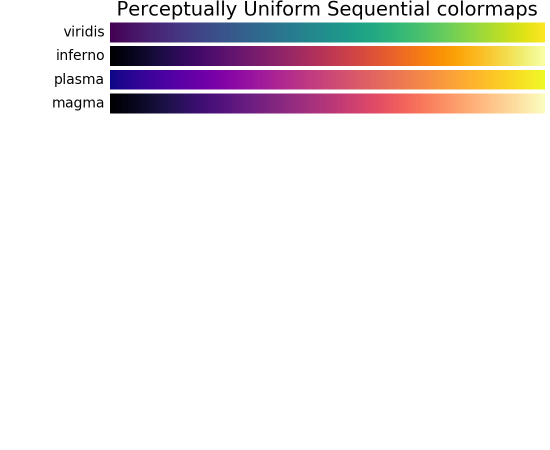
#> input picture H3/vistool/colormaps_reference_00.hires.png, 1100 x 900 px (shown at 1/2 size); its folder holds 4 pictures in this run
$ python ccs_auto_montage_pic.py -l colormaps_reference_00.hires.png -r colormaps_reference_01.hires.png
#> lines starting #> are read from the running program, lines starting #| are printed output that depends on the picture
#!/usr/bin/env python
# -*- coding: utf-8 -*-


"""
Created on Thu May 10 15:53:39 2018
@author: Yinshan Wang
"""

# Import required modules
from __future__ import print_function
#from skimage import io    #pip install scikit-image
from PIL import Image as im
import numpy as np
import os
import os.path as op
import cv2
import argparse

## basic functions
def find_pixchange(array):
    loc = []
    for i in range(array.shape[0]-1):
        a = array[i]
        b = array[i+1]
        if a!=b:
            loc.append(i)
    return loc

def find_loc(fname,hemi='lh'):
#> called with fname = 'colormaps_reference_00.hires.png', hemi = 'lh'
    img = cv2.imread(fname,0)
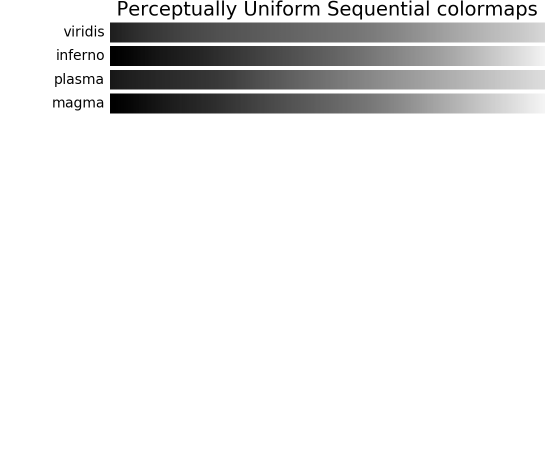
#> img: shape (900, 1100) (shown at 1/2 size); min 0, max 255, mean 232.6
    img = img/255
    loc={'lateral':[0,0,0,0],'medial':[0,0,0,0],'anterior':[0,0,0,0],'posterior':[0,0,0,0],'colormap':[0,0,0,0],'dorsal':[0,0,0,0],
            'ventral':[0,0,0,0]}
    #locate colorbar
    y_cmp = img.sum(axis=1)
#> y_cmp = 900 values, max 1100 at index 0, min 529.1 at index 105, mean 1003.3
    y_bin = np.where(y_cmp==img.shape[1],0,1)
#> y_bin = 900 values, max 1 at index 1, min 0 at index 0, mean 0.219
    y_cp=find_pixchange(y_bin)
#> the loop in find_pixchange, `for i in range(array.shape[0]-1):` made 899 passes
#> (a, b) on passes 1 to 3: (0, 1), (1, 1), (1, 1)
#> after the loop in find_pixchange, `for i in range(array.shape[0]-1):`: loc = [0, 38, 44, 84, 91, 131, 139, 178, 186, 226]
#> y_cp = [0, 38, 44, 84, 91, 131, 139, 178, 186, 226]
    img_nocm,img_cm = img[:y_cp[2],:],img[y_cp[2]:y_cp[-1],:]
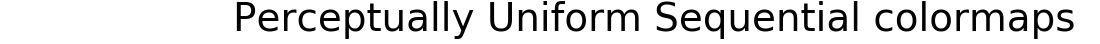
#> img_nocm: shape (44, 1100) float64; min 0.00392, max 1, mean 0.864
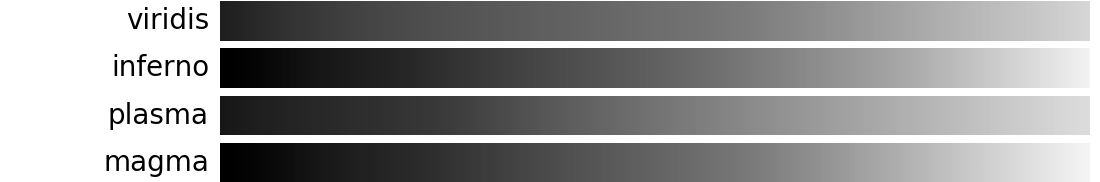
#> img_cm: shape (182, 1100) float64; min 0, max 1, mean 0.601
    #assign know labels to loc
    loc['dorsal'][1]=y_cp[0]
    loc['ventral'][3]=y_cp[1]
    loc['colormap'][1]=y_cp[-4]
    loc['colormap'][3]=y_cp[-1]
    #draw colormap
    x_cmp_cm = img_cm.sum(axis=0)
#> x_cmp_cm = 1100 values, max 182 at index 0, min 32.07 at index 220, mean 109.3
    x_cm_bin = np.where(x_cmp_cm==img_cm.shape[0],0,1)
#> x_cm_bin = 1100 values, max 1 at index 106, min 0 at index 0, mean 0.883
    cm_x_cp = find_pixchange(x_cm_bin)
#> the loop in find_pixchange (call 2), `for i in range(array.shape[0]-1):` made 1099 passes
#> (a, b) on passes 1 to 3: (0, 0), (0, 0), (0, 0)
#> cm_x_cp = [105, 162, 163, 207, 219, 1089]
    loc['colormap'][0]=cm_x_cp[0]
    loc['colormap'][2]=cm_x_cp[1]
    #draw x border of different views
    x_cmp_img = img_nocm.sum(axis=0)
#> x_cmp_img = 1100 values, max 44 at index 0, min 14.12 at index 434, mean 38.02
    x_img_bin = np.where(x_cmp_img==img_nocm.shape[0],0,1)
#> x_img_bin = 1100 values, max 1 at index 236, min 0 at index 0, mean 0.587
    img_x_cp = find_pixchange(x_img_bin)
#> img_x_cp = 74 values from 235 to 1073
    #cut lm view
    img_lm = img_nocm[:,:img_x_cp[2]]
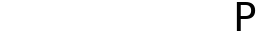
#> img_lm: shape (44, 257) float64; min 0.00392, max 1, mean 0.98
    y_cmp_lm = img_lm.sum(axis=1)
#> y_cmp_lm = 44 values, max 257 at index 0, min 241 at index 16, mean 251.9
    y_lm_bin = np.where(y_cmp_lm==img_lm.shape[1],0,1)
#> y_lm_bin = 44 values, max 1 at index 2, min 0 at index 0, mean 0.659
    img_lm_cp = find_pixchange(y_lm_bin)
#> img_lm_cp = [1, 30]
    if hemi=='lh':
        loc['lateral']=[img_x_cp[0]-1,img_lm_cp[0]-1,img_x_cp[1]+2,img_lm_cp[1]+8]
#> (the run stopped early here; a loop or call above may not have finished)

$ run again, on H3/vistool/colormaps_reference_04.hires.png
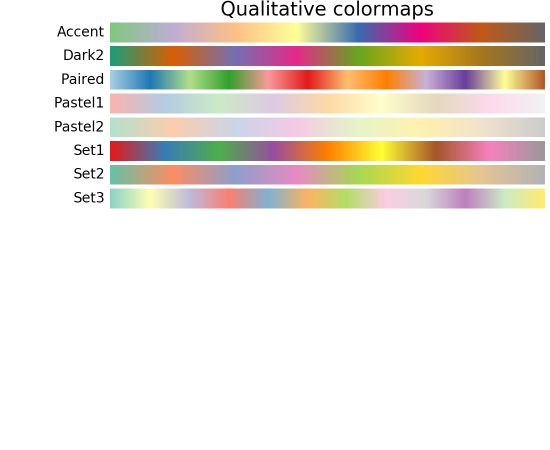
#> input picture H3/vistool/colormaps_reference_04.hires.png, 1100 x 900 px (shown at 1/2 size)
#> y_cmp = 900 values, max 1100 at index 0, min 610.8 at index 118, mean 993.4
#> y_bin = 900 values, max 1 at index 1, min 0 at index 0, mean 0.394
#> the loop in find_pixchange, `for i in range(array.shape[0]-1):` made 899 passes
#> (a, b) on passes 1 to 3: (0, 1), (1, 1), (1, 1)
#> after the loop in find_pixchange, `for i in range(array.shape[0]-1):`: loc = [0, 38, 44, 84, 91, 131, 139, 178, 186, 226, 234, 273, 281, 321, 329, 368, 376, 416]
#> y_cp has the same summary as loc in find_pixchange
#> in find_loc, `img_nocm,img_cm = img[:y_cp[2],:],img[y_cp[2]:y_cp[-1],:]`:
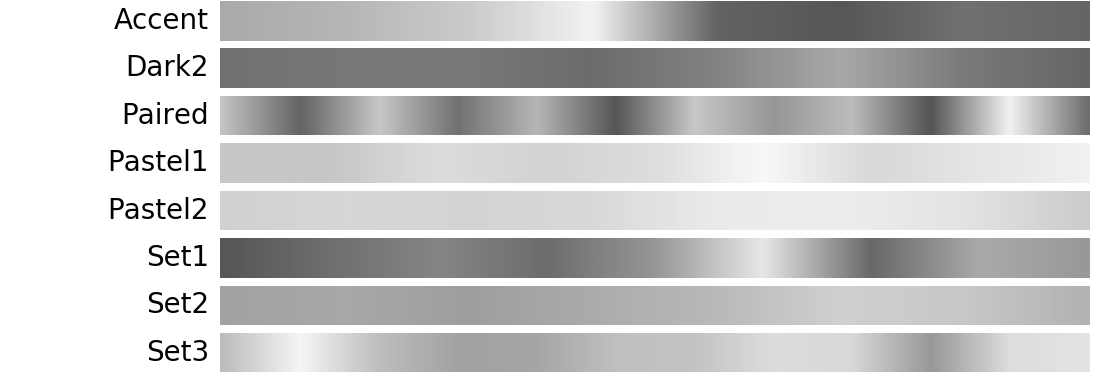
#> img_cm: shape (372, 1100) float64; min 0.00392, max 1, mean 0.774
#> x_cmp_cm = 1100 values, max 372 at index 0, min 252.7 at index 930, mean 288
#> x_cm_bin = 1100 values, max 1 at index 110, min 0 at index 0, mean 0.88
#> the loop in find_pixchange (call 2), `for i in range(array.shape[0]-1):` made 1099 passes
#> (a, b) on passes 1 to 3: (0, 0), (0, 0), (0, 0)
#> cm_x_cp = [109, 207, 219, 1089]
#> x_cmp_img = 1100 values, max 44 at index 0, min 14.12 at index 524, mean 40.92
#> x_img_bin = 1100 values, max 1 at index 443, min 0 at index 0, mean 0.301
#> img_x_cp = 40 values from 442 to 865
#> in find_loc, `img_lm = img_nocm[:,:img_x_cp[2]]`:
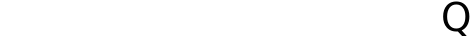
#> img_lm: shape (44, 473) float64; min 0.00392, max 1, mean 0.985
#> y_cmp_lm = 44 values, max 473 at index 0, min 458.1 at index 4, mean 466.1
#> y_lm_bin = 44 values, max 1 at index 1, min 0 at index 0, mean 0.795
#> img_lm_cp = [0, 35]

$ run again, on H3/vistool/colormaps_reference_05.hires.png
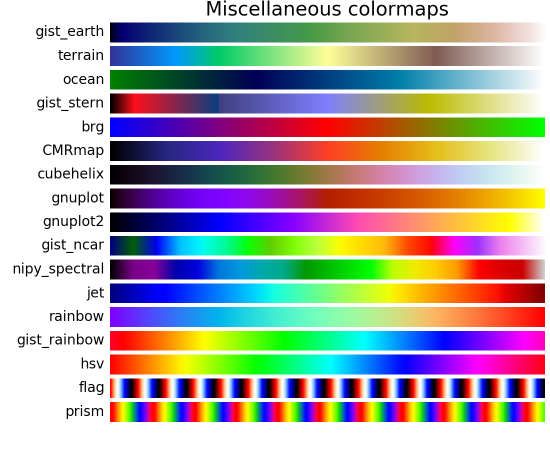
#> input picture H3/vistool/colormaps_reference_05.hires.png, 1100 x 900 px (shown at 1/2 size)
#> y_cmp = 900 values, max 1100 at index 0, min 481.5 at index 248, mean 742.7
#> y_bin = 900 values, max 1 at index 1, min 0 at index 0, mean 0.789
#> the loop in find_pixchange, `for i in range(array.shape[0]-1):` made 899 passes
#> (a, b) on passes 1 to 3: (0, 1), (1, 1), (1, 1)
#> after the loop in find_pixchange, `for i in range(array.shape[0]-1):`: loc = 36 values from 0 to 843
#> in find_loc, `img_nocm,img_cm = img[:y_cp[2],:],img[y_cp[2]:y_cp[-1],:]`:
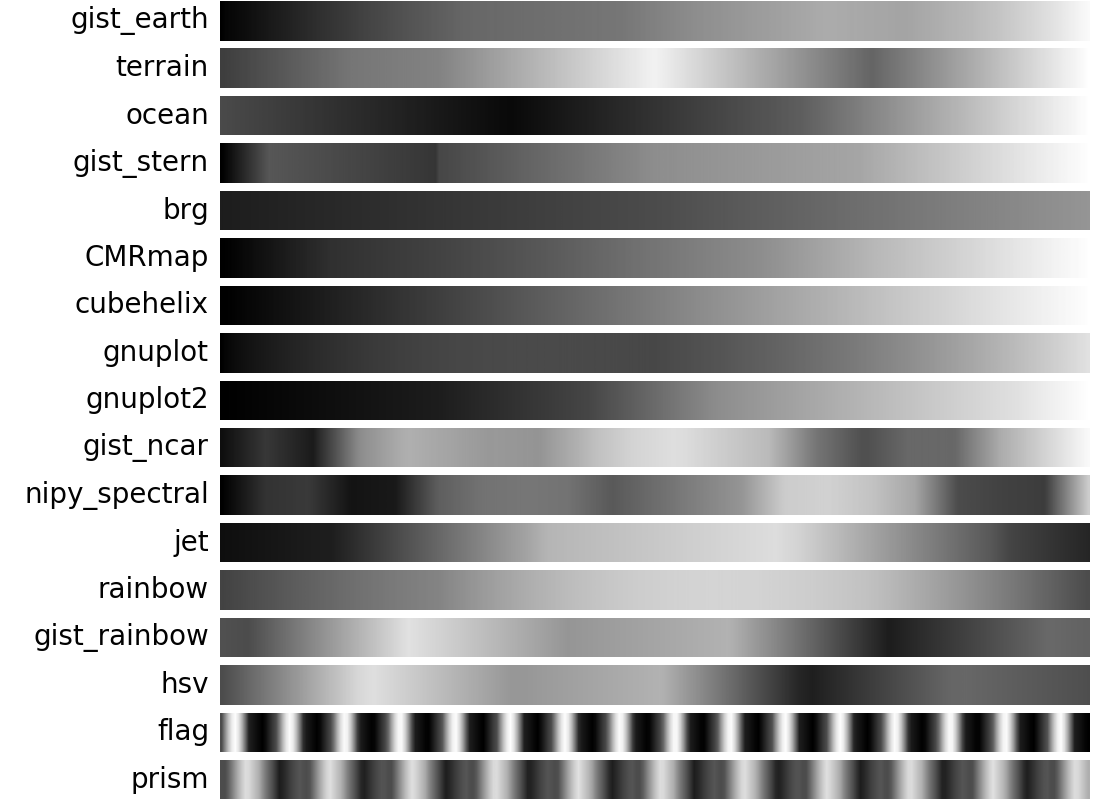
#> img_cm: shape (799, 1100) float64; min 0, max 1, mean 0.639
#> x_cmp_cm = 1100 values, max 799 at index 0, min 215.7 at index 220, mean 510.6
#> x_cm_bin = 1100 values, max 1 at index 27, min 0 at index 0, mean 0.955
#> the loop in find_pixchange (call 2), `for i in range(array.shape[0]-1):` made 1099 passes
#> (a, b) on passes 1 to 3: (0, 0), (0, 0), (0, 0)
#> cm_x_cp = [26, 49, 50, 207, 219, 1089]
#> x_cmp_img = 1100 values, max 44 at index 0, min 14.12 at index 525, mean 40.5
#> x_img_bin = 1100 values, max 1 at index 414, min 0 at index 0, mean 0.341
#> img_x_cp = 44 values from 413 to 895
#> in find_loc, `img_lm = img_nocm[:,:img_x_cp[2]]`:
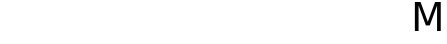
#> img_lm: shape (44, 447) float64; min 0.00392, max 1, mean 0.982
#> y_cmp_lm = 44 values, max 447 at index 0, min 433.1 at index 18, mean 438.9
#> y_lm_bin = 44 values, max 1 at index 2, min 0 at index 0, mean 0.659
#> img_lm_cp = [1, 30]

$ run again, on H3/vistool/colormaps_reference_01.hires.png
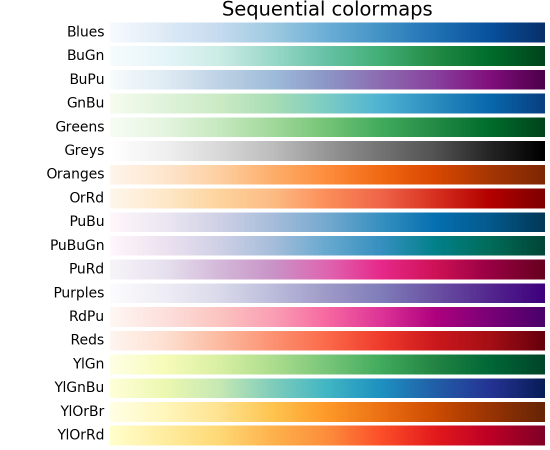
#> input picture H3/vistool/colormaps_reference_01.hires.png, 1100 x 900 px (shown at 1/2 size)
#> y_cmp = 900 values, max 1100 at index 0, min 672.8 at index 536, mean 808.3
#> y_bin = 900 values, max 1 at index 1, min 0 at index 0, mean 0.833
#> the loop in find_pixchange, `for i in range(array.shape[0]-1):` made 899 passes
#> (a, b) on passes 1 to 3: (0, 1), (1, 1), (1, 1)
#> after the loop in find_pixchange, `for i in range(array.shape[0]-1):`: loc = 38 values from 0 to 890
#> in find_loc, `img_nocm,img_cm = img[:y_cp[2],:],img[y_cp[2]:y_cp[-1],:]`:
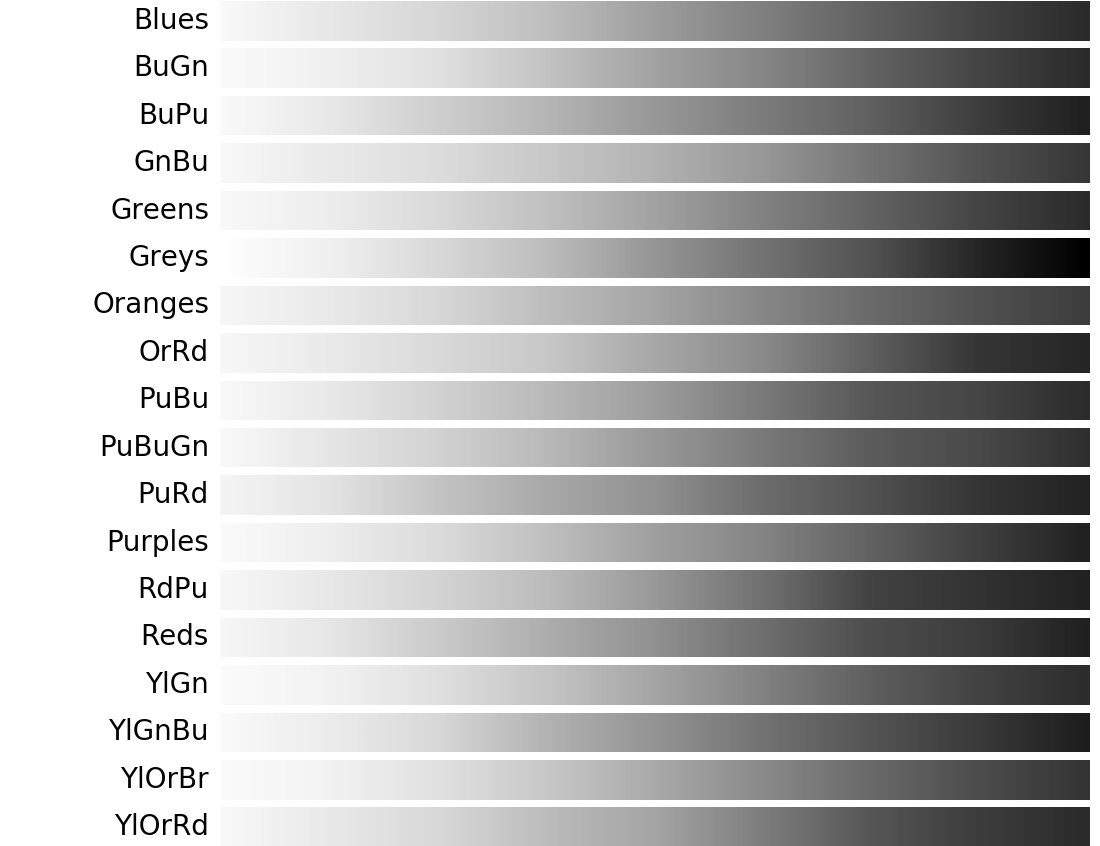
#> img_cm: shape (846, 1100) float64; min 0, max 1, mean 0.722
#> x_cmp_cm = 1100 values, max 846 at index 0, min 243.2 at index 1085, mean 610.7
#> x_cm_bin = 1100 values, max 1 at index 94, min 0 at index 0, mean 0.895
#> the loop in find_pixchange (call 2), `for i in range(array.shape[0]-1):` made 1099 passes
#> (a, b) on passes 1 to 3: (0, 0), (0, 0), (0, 0)
#> cm_x_cp = [93, 208, 219, 1089]
#> x_cmp_img = 1100 values, max 44 at index 0, min 14.12 at index 644, mean 40.95
#> x_img_bin = 1100 values, max 1 at index 446, min 0 at index 0, mean 0.297
#> img_x_cp = 38 values from 445 to 863
#> in find_loc, `img_lm = img_nocm[:,:img_x_cp[2]]`:
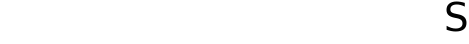
#> img_lm: shape (44, 469) float64; min 0.00392, max 1, mean 0.989
#> y_cmp_lm = 44 values, max 469 at index 0, min 452.4 at index 29, mean 463.7
#> y_lm_bin = 44 values, max 1 at index 1, min 0 at index 0, mean 0.705
#> img_lm_cp = [0, 31]

$ run again, on H3/vistool/colormaps_reference_02.hires.png
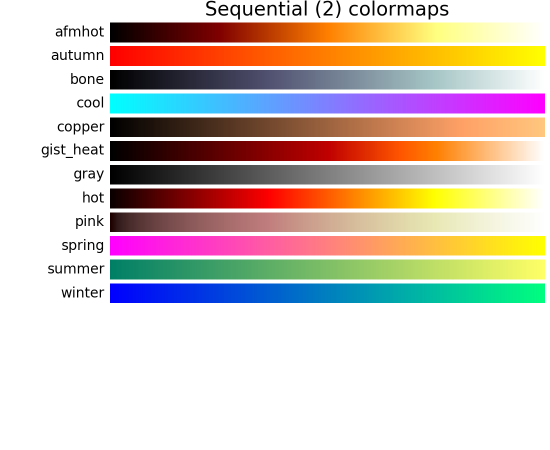
#> input picture H3/vistool/colormaps_reference_02.hires.png, 1100 x 900 px (shown at 1/2 size)
#> y_cmp = 900 values, max 1100 at index 0, min 471.2 at index 294, mean 870.8
#> y_bin = 900 values, max 1 at index 1, min 0 at index 0, mean 0.569
#> the loop in find_pixchange, `for i in range(array.shape[0]-1):` made 899 passes
#> (a, b) on passes 1 to 3: (0, 1), (1, 1), (1, 1)
#> after the loop in find_pixchange, `for i in range(array.shape[0]-1):`: loc = 26 values from 0 to 605
#> x_cmp_cm = 1100 values, max 561 at index 0, min 163.3 at index 220, mean 377.4
#> x_cm_bin = 1100 values, max 1 at index 83, min 0 at index 0, mean 0.905
#> the loop in find_pixchange (call 2), `for i in range(array.shape[0]-1):` made 1099 passes
#> (a, b) on passes 1 to 3: (0, 0), (0, 0), (0, 0)
#> cm_x_cp = [82, 208, 219, 1089]
#> x_cmp_img = 1100 values, max 44 at index 0, min 14.12 at index 610, mean 40.55
#> x_img_bin = 1100 values, max 1 at index 412, min 0 at index 0, mean 0.331
#> img_x_cp = 44 values from 411 to 896
#> in find_loc, `img_lm = img_nocm[:,:img_x_cp[2]]`:
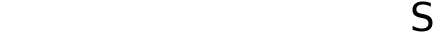
#> img_lm: shape (44, 435) float64; min 0.00392, max 1, mean 0.988
#> y_cmp_lm = 44 values, max 435 at index 0, min 418.4 at index 29, mean 429.7
#> y_lm_bin = 44 values, max 1 at index 1, min 0 at index 0, mean 0.705
#> img_lm_cp = [0, 31]
